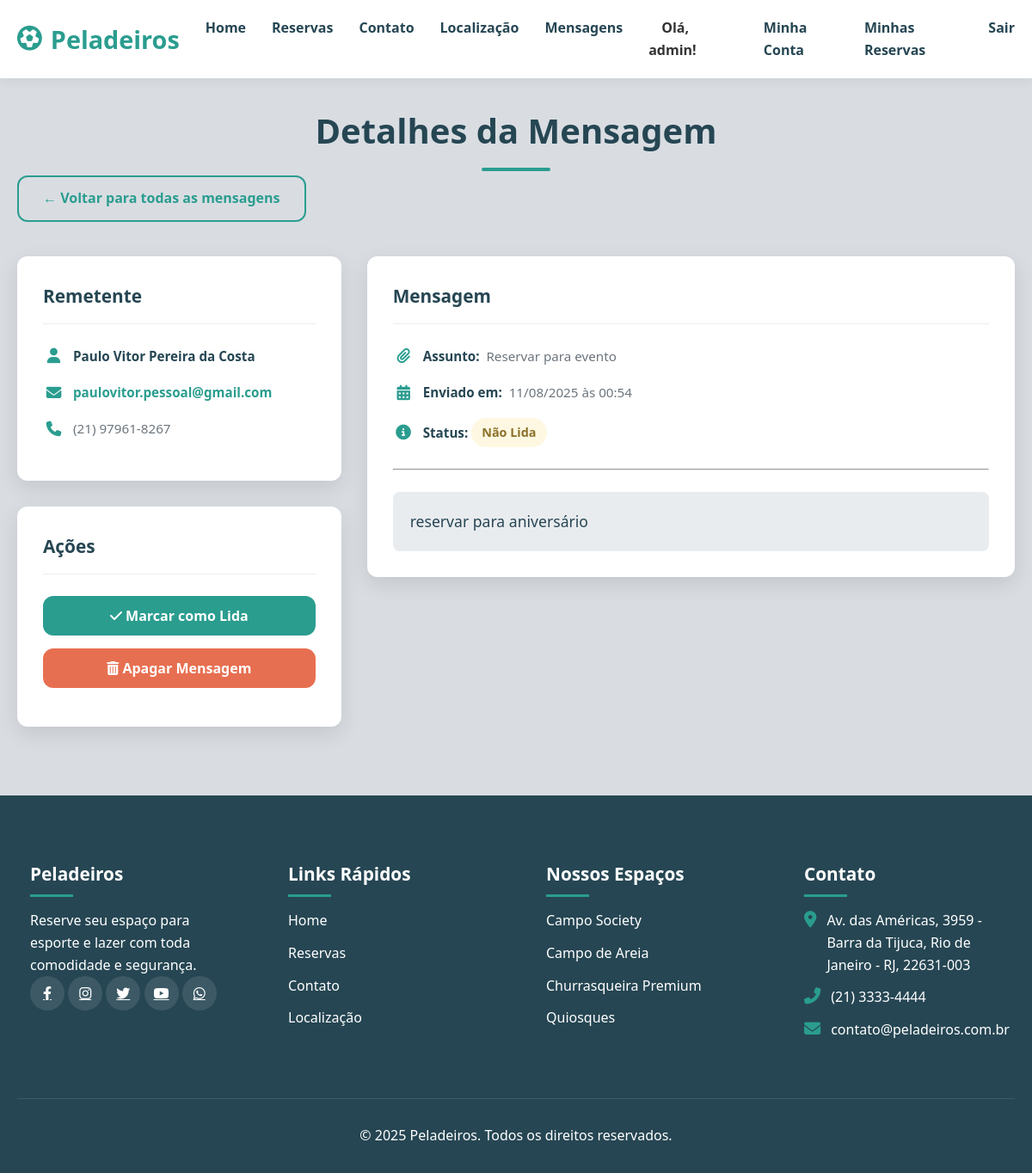
Screenshot of /contato/mensagens/1/ (signed in) with the database file from the repository.
### usuarios/models.py (models this page shows)
class Usuario(AbstractUser):
    cpf = models.CharField(max_length=14, unique=True)
    data_nascimento = models.DateField(null=True, blank=True)
    telefone = models.CharField(max_length=15, null=True, blank=True)
    SEXO_CHOICES = (('M', 'Masculino'), ('F', 'Feminino'))
    sexo = models.CharField(max_length=1, choices=SEXO_CHOICES, null=True, blank=True)
    cep = models.CharField(max_length=9, null=True, blank=True)
    logradouro = models.CharField(max_length=255, null=True, blank=True)
    numero = models.CharField(max_length=20, null=True, blank=True)
    complemento = models.CharField(max_length=100, null=True, blank=True)
    bairro = models.CharField(max_length=100, null=True, blank=True)
    cidade = models.CharField(max_length=100, null=True, blank=True)
    estado = models.CharField(max_length=2, null=True, blank=True)

### contato/models.py (models this page shows, shortened)
class MensagemContato(models.Model):
    STATUS_CHOICES = (
        ('nao_lida', 'Não Lida'),
        ('em_tratamento', 'Em Tratamento'),
        ('lida', 'Lida'), # "Lida" agora significa concluído/resolvido
    )
    ASSUNTO_CHOICES = (
        ('duvida', 'Dúvida'),
        ('sugestao', 'Sugestão'),
        ('reclamacao', 'Reclamação'),
        ('reserva', 'Reservar para evento'),
        ('outro', 'Outro'),
    )
    nome = models.CharField(max_length=100)
    email = models.EmailField()
    telefone = models.CharField(max_length=20, blank=True)
    assunto = models.CharField(max_length=20, choices=ASSUNTO_CHOICES)
    mensagem = models.TextField()
    data_envio = models.DateTimeField(auto_now_add=True)
    status = models.CharField(
        max_length=20,
        choices=STATUS_CHOICES,
        default='nao_lida' # Toda nova mensagem começa como "Não Lida"
    )
    anotacoes_admin = models.TextField(
        blank=True,
        null=True,
        verbose_name="Anotações Internas",
        help_text="Este campo é visível apenas para administradores."
    )
    class Meta:
        verbose_name = "Mensagem de Contato"
        verbose_name_plural = "Mensagens de Contato"
        ordering = ['status', '-data_envio']

### contato/views.py (the view)
# urls.py: path('mensagens/<int:mensagem_id>/', views.detalhe_mensagem, name='detalhe_mensagem'),
@user_passes_test(is_staff_member)
def detalhe_mensagem(request, mensagem_id):
    mensagem = get_object_or_404(MensagemContato, id=mensagem_id)
    context = {
        'mensagem': mensagem
    }
    return render(request, 'detalhe_mensagem.html', context)

### contato/views.py (called while the page is built)
def is_staff_member(user):
    return user.is_staff

### templates/detalhe_mensagem.html (shortened to what this page needs)
{% extends 'base.html' %}
{% load static %}
{% block content %}
<section class="message-detail-page" style="padding: 120px 0 80px 0;">
    <div class="container">
        <h2 class="section-title">Detalhes da Mensagem</h2>
        <p class="text-center" style="margin-top: -40px; margin-bottom: 40px;">
            <a href="{% url 'contato:lista_mensagens' %}" class="btn btn-outline">&larr; Voltar para todas as mensagens</a>
        </p>
        <div class="message-detail-grid">
            <div class="left-column">
                <div class="detail-card sender-info-card">
                    <h3>Remetente</h3>
                    <ul class="sender-info-list">
                        <li><i class="fas fa-user"></i><strong>{{ mensagem.nome }}</strong></li>
                        <li><i class="fas fa-envelope"></i><a href="mailto:{{ mensagem.email }}">{{ mensagem.email }}</a></li>
                        <li><i class="fas fa-phone"></i><span>{{ mensagem.telefone }}</span></li>
                    </ul>
                </div>
                <div class="detail-card actions-card" style="margin-top: 30px;">
                    <h3>Ações</h3>
                    <form action="{% url 'contato:marcar_como_lida' mensagem.id %}" method="POST" style="display: contents;">
                        <button type="submit" class="btn">
                            {% if mensagem.lida %}
                                <i class="fas fa-envelope-open"></i> Marcar como Não Lida
                            {% else %}
                                <i class="fas fa-check"></i> Marcar como Lida
                            {% endif %}
                        </button>
                    </form>
                    <form action="{% url 'contato:deletar_mensagem' mensagem.id %}" method="POST" onsubmit="return confirm('Tem certeza que deseja apagar esta mensagem permanentemente? Esta ação não pode ser desfeita.');" style="display: contents;">
                        <button type="submit" class="btn btn-danger"><i class="fas fa-trash-alt"></i> Apagar Mensagem</button>
                    </form>
                </div>
            </div>
            <div class="right-column">
                <div class="detail-card message-content-card">
                    <h3>Mensagem</h3>
                    <ul class="sender-info-list">
                        <li><i class="fas fa-paperclip"></i><strong>Assunto:</strong>&nbsp; {{ mensagem.get_assunto_display }}</li>
                        <li><i class="fas fa-calendar-alt"></i><strong>Enviado em:</strong>&nbsp; {{ mensagem.data_envio|date:"d/m/Y \à\s H:i" }}</li>
                        <li><i class="fas fa-info-circle"></i><strong>Status:</strong>&nbsp;
                            {% if mensagem.lida %}
                                <span class="message-status-badge status-lida">Lida</span>
                            {% else %}
                                <span class="message-status-badge status-nao-lida">Não Lida</span>
                            {% endif %}
                        </li>
                    </ul>
                    <hr style="margin: 25px 0;">
                    <p>{{ mensagem.mensagem|linebreaksbr }}</p>
                </div>
            </div>
        </div>
    </div>
</section>
{% endblock %}

### templates/base.html (shortened to what this page needs)
{% load static %}
<!DOCTYPE html>
<html lang="pt-BR">
<head>
    <link rel="stylesheet" href="https://cdnjs.cloudflare.com/ajax/libs/font-awesome/6.4.0/css/all.min.css">
    <link rel="stylesheet" href="{% static 'css/styles.css' %}">
</head>
<body>
    <header>
        <div class="container">
            <nav class="navbar">
                <a href="{% url 'index' %}" class="logo">
                    <i class="fas fa-futbol"></i>
                    Peladeiros
                </a>
                <ul class="nav-links">
                    <li><a href="{% url 'index' %}">Home</a></li>
                    <li><a href="{% url 'reservas:reservas' %}">Reservas</a></li>
                    <li><a href="{% url 'contato:contato' %}">Contato</a></li>
                    <li><a href="{% url 'localizacao' %}">Localização</a></li>
                    {% if user.is_authenticated %}
                        {% if user.is_staff %}
                        <li><a href="{% url 'contato:lista_mensagens' %}" style="color: #264653;">Mensagens</a></li>
                        {% endif %}
                        <li><span style="color: #333; font-weight: 600; padding: 0 15px;">Olá, {{ user.first_name|default:user.username }}!</span></li>
                        <li><a href="{% url 'usuarios:minha_conta' %}">Minha Conta</a></li>
                        <li><a href="{% url 'reservas:minhas_reservas' %}">Minhas Reservas</a></li>
                        <li><a href="{% url 'usuarios:sair' %}">Sair</a></li>
                    {% else %}
                        <li><a href="{% url 'usuarios:entrar' %}">Entrar</a></li>
                        <li><a href="{% url 'usuarios:criar_conta' %}" class="btn">Criar Conta</a></li>
                    {% endif %}
                </ul>
            </nav>
        </div>
    </header>
    <main>
        {% block content %}
        {% endblock %}
    </main>
    <footer id="contact">
        <div class="container">
            <div class="footer-content">
                 <div class="footer-column">
                    <h3>Peladeiros</h3>
                    <p>Reserve seu espaço para esporte e lazer com toda comodidade e segurança.</p>
                    <div class="social-links">
                        <a href="#"><i class="fab fa-facebook-f"></i></a>
                        <a href="#"><i class="fab fa-instagram"></i></a>
                        <a href="#"><i class="fab fa-twitter"></i></a>
                        <a href="#"><i class="fab fa-youtube"></i></a>
                        <a href="#"><i class="fab fa-whatsapp"></i></a>
                    </div>
                </div>
                <div class="footer-column">
                    <h3>Links Rápidos</h3>
                    <ul>
                        <li><a href="{% url 'index' %}">Home</a></li>
                        <li><a href="{% url 'reservas:reservas' %}">Reservas</a></li>
                        <li><a href="{% url 'contato:contato' %}">Contato</a></li>
                        <li><a href="{% url 'localizacao' %}">Localização</a></li>
                    </ul>
                </div>
                <div class="footer-column">
                    <h3>Nossos Espaços</h3>
                    <ul>
                        <li>Campo Society</li>
                        <li>Campo de Areia</li>
                        <li>Churrasqueira Premium</li>
                        <li>Quiosques</li>
                    </ul>
                </div>
                <div class="footer-column">
                    <h3>Contato</h3>
                    <ul class="contact-info">
                        <li><i class="fas fa-map-marker-alt"></i><span>Av. das Américas, 3959 - Barra da Tijuca, Rio de Janeiro - RJ, 22631-003</span></li>
                        <li><i class="fas fa-phone-alt"></i><span>(21) 3333-4444</span></li>
                        <li><i class="fas fa-envelope"></i><span>contato@peladeiros.com.br</span></li>
                    </ul>
                </div>
            </div>
            <div class="copyright">
                &copy; 2025 Peladeiros. Todos os direitos reservados.
            </div>
        </div>
    </footer>
</body>
</html>

### rows the page displays
Usuario: first_name "admin"
MensagemContato: nome "Paulo Vitor Pereira da Costa", email "paulovitor.pessoal@gmail.com", telefone "(21) 97961-8267", assunto "Reservar para evento", data_envio "11/08/2025 às 00:54", mensagem "reservar para aniversário"
